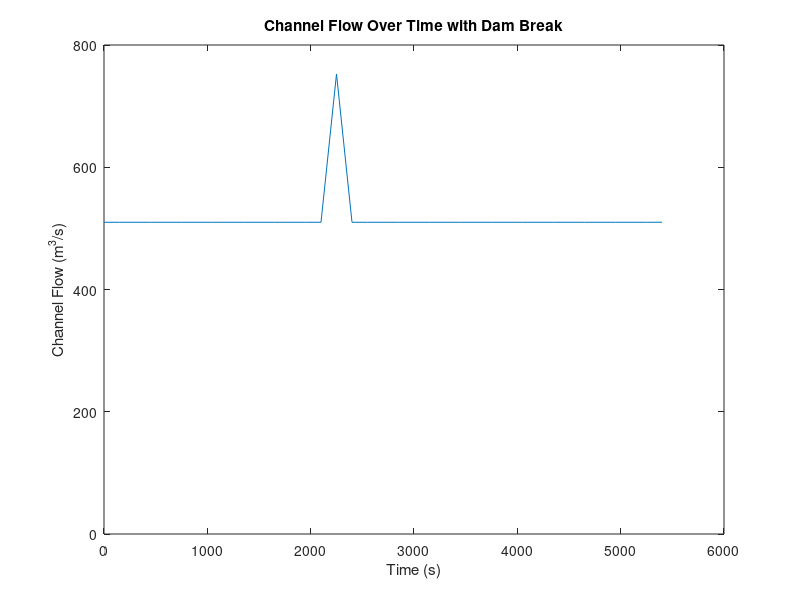

Here is the MATLAB script that generated this plot:
% Set values
dx = 1;
x = 0:dx:50;
B = 50;
dt = 150;
t = 0:dt:5400;
g = 9.8;
S0 = 0.0002;
n = 0.01;
V = 4;
C = 1;

% Building
Q = zeros(length(t), length(x));

% Estimated Values
Q0 = 510;
amp = 1.5;
T = 10;

% Average depth of the Nile River is 8-11m
y = 9.5;

% Assuming the river is a rectangle for cross-sectional area
A = (B * y) * ones(size(x));

% Setting initial alpha and beta
alpha_initial = 5;
beta_initial = 15;

% Initialize Q at the upstream boundary
Q(:, 1) = Q0 * (1 + amp * sin((2 * pi * t) / T));

% Dam break perturbation
t_dam_break = 2000;  % Adjust the time when the dam breaks
for j = 1:length(t)-1
    for i = 2:length(x)-1
        R = A(i)/((2*y)+B) % Guestimate for perimeter
        Sf = sqrt((V * n) / R^(2/3));

        alpha = 2 * (Q(j, i) / A(i)) + (((g * A(i) / B) - (Q(j, i)^2 / A(i)^2)) / ((Q(j, i) / A(i)) * (5/3 - (4 * R / (3 * B)))));
        beta = g * A(i) * (Sf - S0);

        % Update equation for Q
        Q(j+1, i) = Q(j, i) + alpha * (dt / dx) * (Q(j, i) - Q(j, i-1)) - beta * dt;
    end

    % Inflow boundary condition
    Q(j+1, 1) = Q0 * (1 + amp * sin((2 * pi * t(j+1)) / T));

    % Reflective boundary condition at the downstream end
    Q(j+1, end) = Q(j+1, end-1);

    % Dam break perturbation
    if t(j) >= t_dam_break && t(j) < t_dam_break + dt
        Q(j+1, 1) = Q(j+1, 1) + 400 * exp(-(t(j) - t_dam_break)^2 / (2 * 100^2));
    end
end

% Plotting
figure;
plot(t, Q);
title('Channel Flow Over Time with Dam Break');
xlabel('Time (s)');
ylabel('Channel Flow (m^3/s)');
